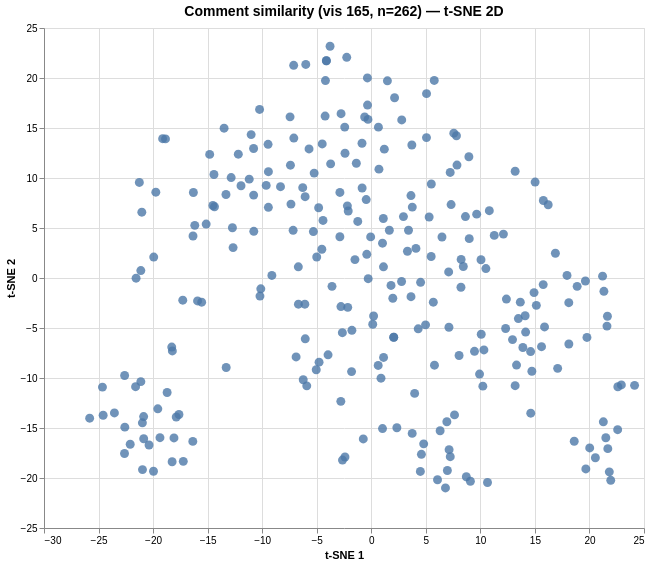

This figure's Vega-Lite source:
### Vega specification from a JSON file in a GitHub repository (floating-point values rounded to 4 significant figures; data arrays with more than 128 entries replaced by an {"elided": "..."} marker saying what was removed)
{"$schema": "https://vega.github.io/schema/vega/v6.json", "data": [{"name": "param_1e9efca18e7a2868_store"}, {"name": "source_0", "values": {"elided": "262 records"}}, {"name": "source_0_x_domain_dim_1", "values": [{"min": -25.82, "max": 24.14}]}, {"name": "source_0_y_domain_dim_2", "values": [{"min": -20.99, "max": 23.18}]}], "signals": [{"name": "unit", "value": {}, "on": [{"events": "pointermove", "update": "isTuple(group()) ? group() : unit"}]}, {"name": "param_1e9efca18e7a2868", "update": "vlSelectionResolve(\"param_1e9efca18e7a2868_store\", \"union\")"}, {"name": "param_1e9efca18e7a2868_dim_1", "on": [{"events": [{"source": "view", "type": "dblclick"}], "update": "null"}, {"events": {"signal": "param_1e9efca18e7a2868_translate_delta"}, "update": "panLinear(param_1e9efca18e7a2868_translate_anchor.extent_x, -param_1e9efca18e7a2868_translate_delta.x / width)"}, {"events": {"signal": "param_1e9efca18e7a2868_zoom_delta"}, "update": "zoomLinear(domain(\"x\"), param_1e9efca18e7a2868_zoom_anchor.x, param_1e9efca18e7a2868_zoom_delta)"}]}, {"name": "param_1e9efca18e7a2868_dim_2", "on": [{"events": [{"source": "view", "type": "dblclick"}], "update": "null"}, {"events": {"signal": "param_1e9efca18e7a2868_translate_delta"}, "update": "panLinear(param_1e9efca18e7a2868_translate_anchor.extent_y, param_1e9efca18e7a2868_translate_delta.y / height)"}, {"events": {"signal": "param_1e9efca18e7a2868_zoom_delta"}, "update": "zoomLinear(domain(\"y\"), param_1e9efca18e7a2868_zoom_anchor.y, param_1e9efca18e7a2868_zoom_delta)"}]}, {"name": "param_1e9efca18e7a2868_tuple", "on": [{"events": [{"signal": "param_1e9efca18e7a2868_dim_1 || param_1e9efca18e7a2868_dim_2"}], "update": "param_1e9efca18e7a2868_dim_1 && param_1e9efca18e7a2868_dim_2 ? {unit: \"\", fields: param_1e9efca18e7a2868_tuple_fields, values: [param_1e9efca18e7a2868_dim_1,param_1e9efca18e7a2868_dim_2]} : null"}]}, {"name": "param_1e9efca18e7a2868_tuple_fields", "value": [{"field": "dim_1", "channel": "x", "type": "R"}, {"field": "dim_2", "channel": "y", "type": "R"}]}, {"name": "param_1e9efca18e7a2868_translate_anchor", "value": {}, "on": [{"events": [{"source": "scope", "type": "pointerdown"}], "update": "{x: x(unit), y: y(unit), extent_x: domain(\"x\"), extent_y: domain(\"y\")}"}]}, {"name": "param_1e9efca18e7a2868_translate_delta", "value": {}, "on": [{"events": [{"source": "window", "between": [{"source": "scope", "type": "pointerdown"}, {"source": "window", "type": "pointerup"}], "consume": true, "type": "pointermove"}], "update": "{x: param_1e9efca18e7a2868_translate_anchor.x - x(unit), y: param_1e9efca18e7a2868_translate_anchor.y - y(unit)}"}]}, {"name": "param_1e9efca18e7a2868_zoom_anchor", "on": [{"events": [{"source": "scope", "type": "wheel", "consume": true}], "update": "{x: invert(\"x\", x(unit)), y: invert(\"y\", y(unit))}"}]}, {"name": "param_1e9efca18e7a2868_zoom_delta", "on": [{"events": [{"source": "scope", "type": "wheel", "consume": true}], "update": "pow(1.001, event.deltaY * pow(16, event.deltaMode))", "force": true}]}, {"name": "param_1e9efca18e7a2868_modify", "on": [{"events": {"signal": "param_1e9efca18e7a2868_tuple"}, "update": "modify(\"param_1e9efca18e7a2868_store\", param_1e9efca18e7a2868_tuple, true)"}]}], "marks": [{"type": "symbol", "name": "marks", "from": {"data": "source_0"}, "encode": {"update": {"shape": {"value": "circle"}, "size": {"value": 80}, "tooltip": {"signal": "{\"Comment #\": format(datum[\"index\"], \"\"), \"Comment\": isValid(datum[\"comment\"]) ? datum[\"comment\"] : \"\"+datum[\"comment\"]}"}, "opacity": {"value": 0.8}, "fill": {"value": "#4c78a8"}, "y": {"field": "dim_2", "scale": "y"}, "x": {"field": "dim_1", "scale": "x"}}}, "style": ["circle"], "interactive": true, "clip": true}], "scales": [{"name": "x", "type": "linear", "domain": [{"signal": "(data(\"source_0_x_domain_dim_1\")[0] || {}).min"}, {"signal": "(data(\"source_0_x_domain_dim_1\")[0] || {}).max"}], "range": [0, {"signal": "width"}], "domainRaw": {"signal": "param_1e9efca18e7a2868[\"dim_1\"]"}, "nice": true, "zero": true}, {"name": "y", "type": "linear", "domain": [{"signal": "(data(\"source_0_y_domain_dim_2\")[0] || {}).min"}, {"signal": "(data(\"source_0_y_domain_dim_2\")[0] || {}).max"}], "range": [{"signal": "height"}, 0], "zero": true, "nice": true, "domainRaw": {"signal": "param_1e9efca18e7a2868[\"dim_2\"]"}}], "axes": [{"scale": "x", "grid": true, "orient": "bottom", "minExtent": 0, "domain": false, "zindex": 0, "aria": false, "ticks": false, "tickCount": {"signal": "ceil(width/40)"}, "labels": false, "maxExtent": 0, "gridScale": "y"}, {"scale": "y", "maxExtent": 0, "tickCount": {"signal": "ceil(height/40)"}, "ticks": false, "orient": "left", "zindex": 0, "aria": false, "domain": false, "minExtent": 0, "grid": true, "gridScale": "x", "labels": false}, {"scale": "x", "tickCount": {"signal": "ceil(width/40)"}, "zindex": 0, "title": "t-SNE 1", "labelFlush": true, "labelOverlap": true, "grid": false, "orient": "bottom"}, {"scale": "y", "orient": "left", "grid": false, "tickCount": {"signal": "ceil(height/40)"}, "zindex": 0, "labelOverlap": true, "title": "t-SNE 2"}], "title": {"text": "Comment similarity (vis 165, n=262) — t-SNE 2D", "fontSize": 14, "frame": "group"}, "padding": 5, "style": "cell", "background": "white", "width": 600, "height": 500}
